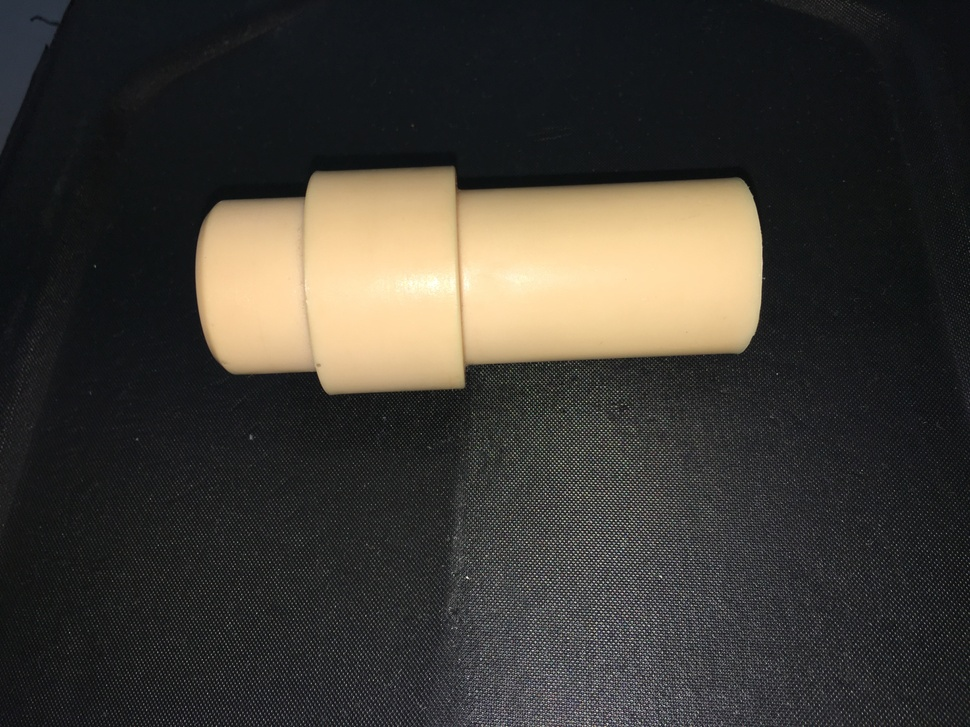
%> input picture ODI/6.JPG, 970 x 727 px, shrunk from 4032 x 3024 before the run
$ octave practica5.m   (GNU Octave 9; MATLAB toolbox functions it lacks are replaced by stand-ins)
%> lines starting %> are read from the running program, lines starting %| are printed output that depends on the picture; in (x1, y1, x2, y2) boxes, pixels count from 0 and x2, y2 are one past the last pixel; in counts of white or black regions, pixels touching at a corner belong together; the program's own positions count from 1
fol_path='/Users/5danalfaro/Documents/practicas_vc/practicasVC/ODI/';
file_path='6.JPG';
I =imread(strcat(fol_path,file_path));
%> I is the input picture: size 727x970x3 uint8; mean R, G, B 61.9, 58.6, 52.9
J=imadjust(I,stretchlim(I),[]);
%J=rgb2gray(J);
J=J(:,:,1);
%> J: size 727x970 uint8

J=imcomplement(J);
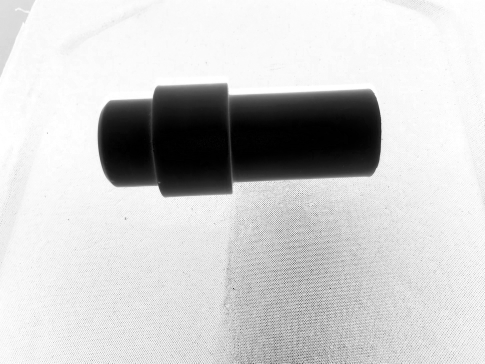
%> J: size 727x970 uint8 (shown at 1/2 size); min 0, max 255, mean 203.5

%J=rgb2gray(I);
figure;
imshow(J);

q_try=double(quantile(J(:),0.14));
%> q_try = 97
binarize=q_try/255;
%> binarize = 0.38
J=imbinarize(J,'adaptive','ForegroundPolarity','bright','Sensitivity',binarize);
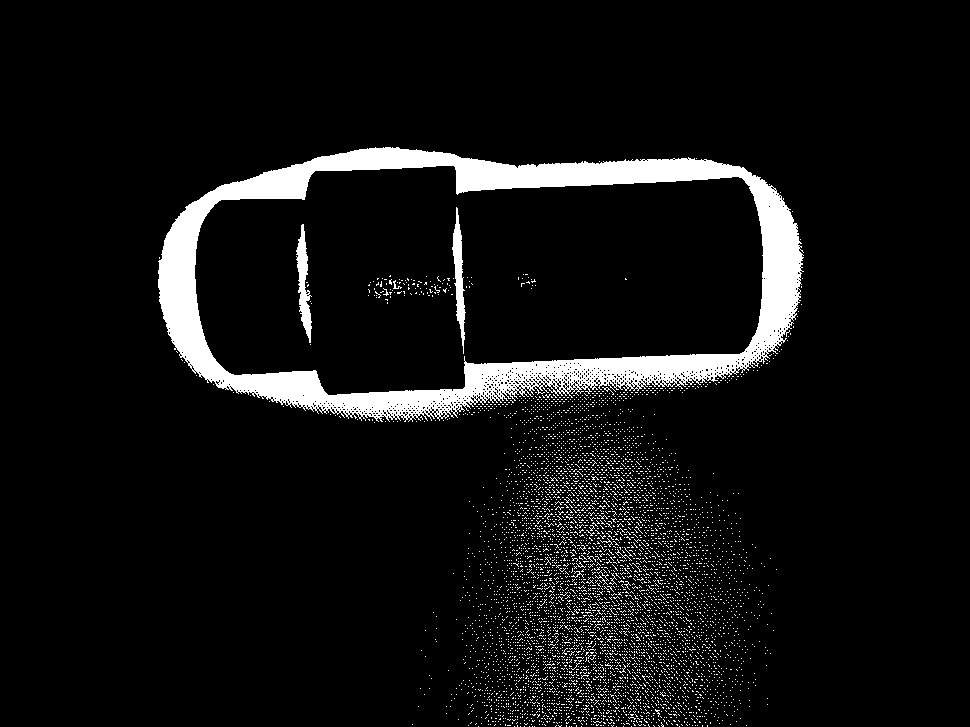
%> J: size 727x970 logical; 7.1% white; 5547 white regions (5536 under 20 px), largest, box (x1, y1, x2, y2) and area: (158, 147, 804, 422) 37250, (296, 224, 312, 343) 898, (452, 207, 466, 354) 897
%J=imcomplement(J);

figure;
imshow(J);

BW=edge(J,'canny');
%> BW: size 727x970 logical; 0.79% white in thin lines or dots, all inside (x1, y1, x2, y2) = (158, 147, 803, 726)
[B,L]=bwboundaries(BW);
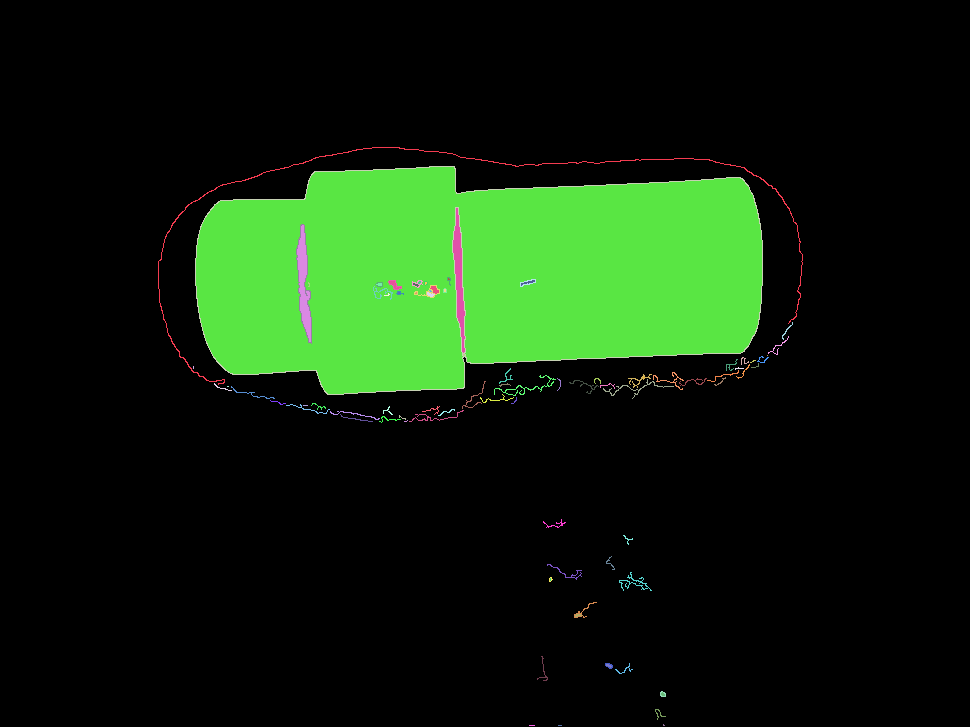
%> L: size 727x970 double; 96 distinct labels, from 0 to 95; one colour per label, 0 black
%> B = 95 boundaries; largest, box (x1, y1, x2, y2) and points: (158, 147, 803, 385) 1871, (196, 167, 762, 394) 1766, (195, 166, 763, 395) 1474, (453, 208, 465, 353) 290, (297, 225, 311, 342) 249
figure;
imshow(label2rgb(L,@jet,[.5,.5,.5]));

BW2=imfill(BW,'holes');
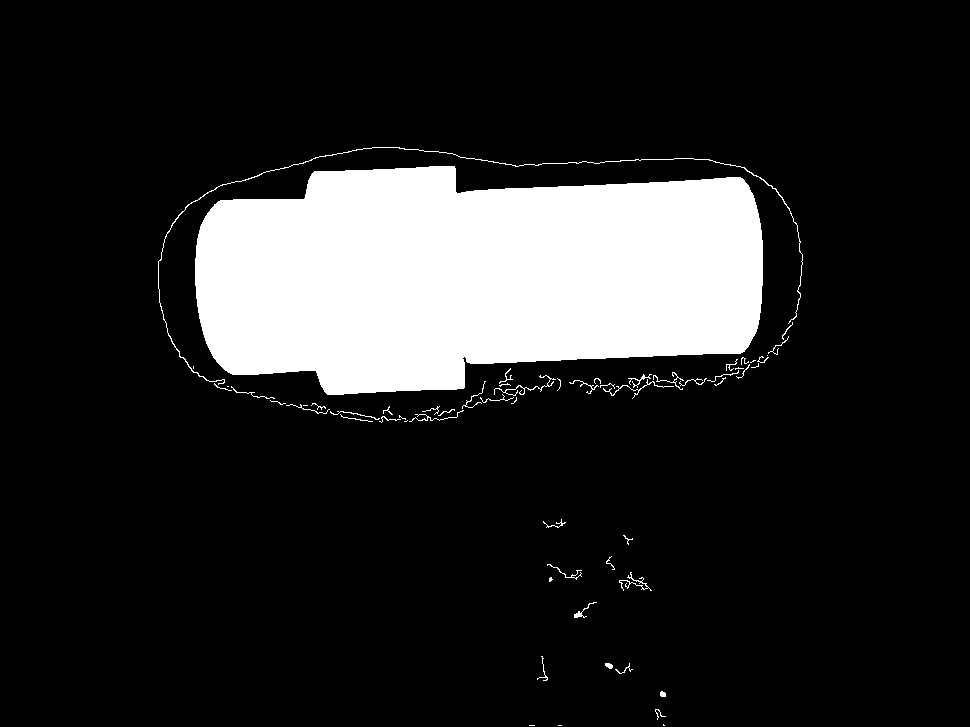
%> BW2: size 727x970 logical; 15.2% white; 60 white regions (18 under 20 px), largest, box (x1, y1, x2, y2) and area: (195, 166, 763, 395) 104115, (158, 147, 803, 385) 1079, (494, 375, 556, 396) 151
[B,L]=bwboundaries(BW2);
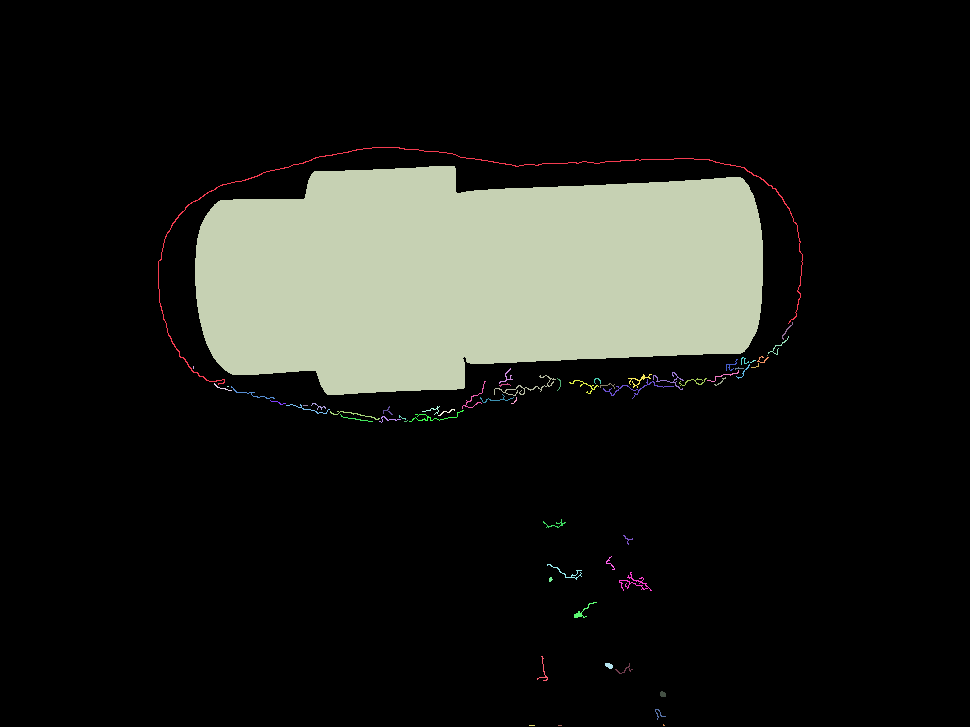
%> L: size 727x970 double; 61 distinct labels, from 0 to 60; one colour per label, 0 black
%> B = 60 boundaries; largest, box (x1, y1, x2, y2) and points: (158, 147, 803, 385) 1871, (195, 166, 763, 395) 1474, (494, 375, 556, 396) 238, (603, 379, 674, 399) 194, (619, 572, 652, 591) 186
figure;
imshow(label2rgb(L,@jet,[.5,.5,.5]));
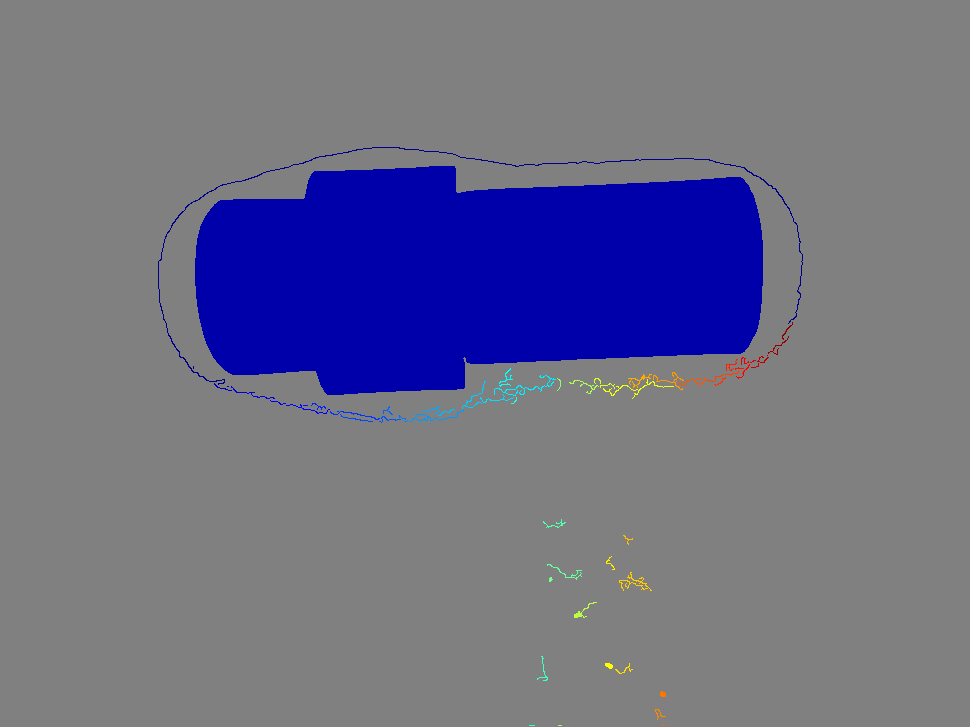
%> displayed picture: size 727x970x3, on the screen's scale of 0 to 255; mean R, G, B 108.9, 109, 134.2


%caract=regionprops(L,'all');

$ run again, with ODI/1.JPG copied over ODI/6.JPG
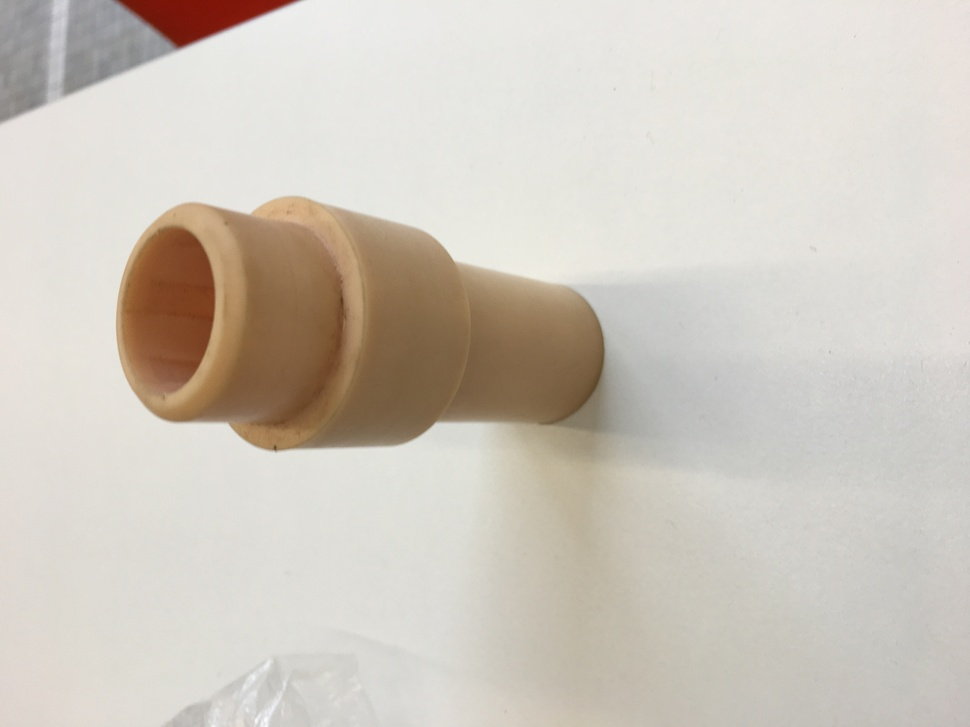
%> input picture ODI/1.JPG, 970 x 727 px, shrunk from 4032 x 3024 before the run
%> I is the input picture: size 727x970x3 uint8; mean R, G, B 206.9, 199.9, 190.2
%> q_try = 9
%> binarize = 0.0353
%> BW: size 727x970 logical; 3.1% white in thin lines or dots
%> `[B,L]=bwboundaries(BW);`: B = 1107 boundaries; largest, box (x1, y1, x2, y2) and points: (675, 1, 846, 100) 1218, (121, 224, 258, 423) 1117, (61, 1, 304, 96) 969, (888, 99, 932, 188) 716, (178, 202, 312, 248) 588
%> BW2: size 727x970 logical; 5.4% white; 661 white regions (267 under 20 px), largest, box (x1, y1, x2, y2) and area: (238, 407, 443, 452) 4055, (539, 287, 605, 426) 2391, (675, 1, 846, 100) 1018
%> `[B,L]=bwboundaries(BW2);`:
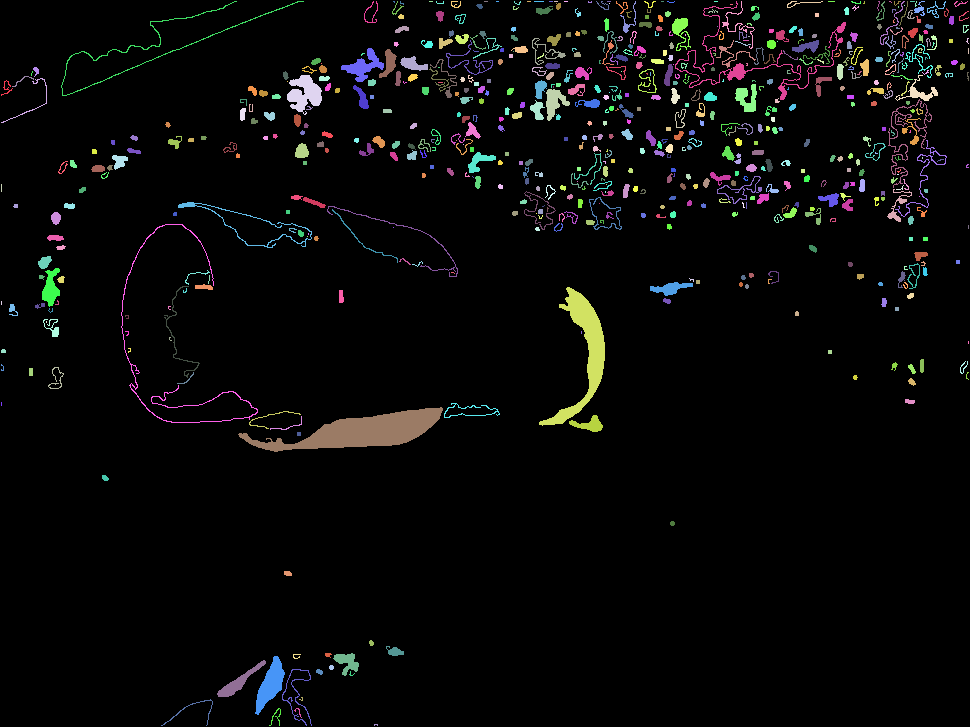
%> L: size 727x970 double; 662 distinct labels, from 0 to 661; one colour per label, 0 black
%> `[B,L]=bwboundaries(BW2);`: B = 661 boundaries; largest, box (x1, y1, x2, y2) and points: (675, 1, 846, 100) 1218, (121, 224, 258, 423) 1117, (61, 1, 304, 96) 969, (888, 99, 932, 188) 716, (178, 202, 312, 248) 588
%> `imshow(label2rgb(L,@jet,[.5,.5,.5]));`:
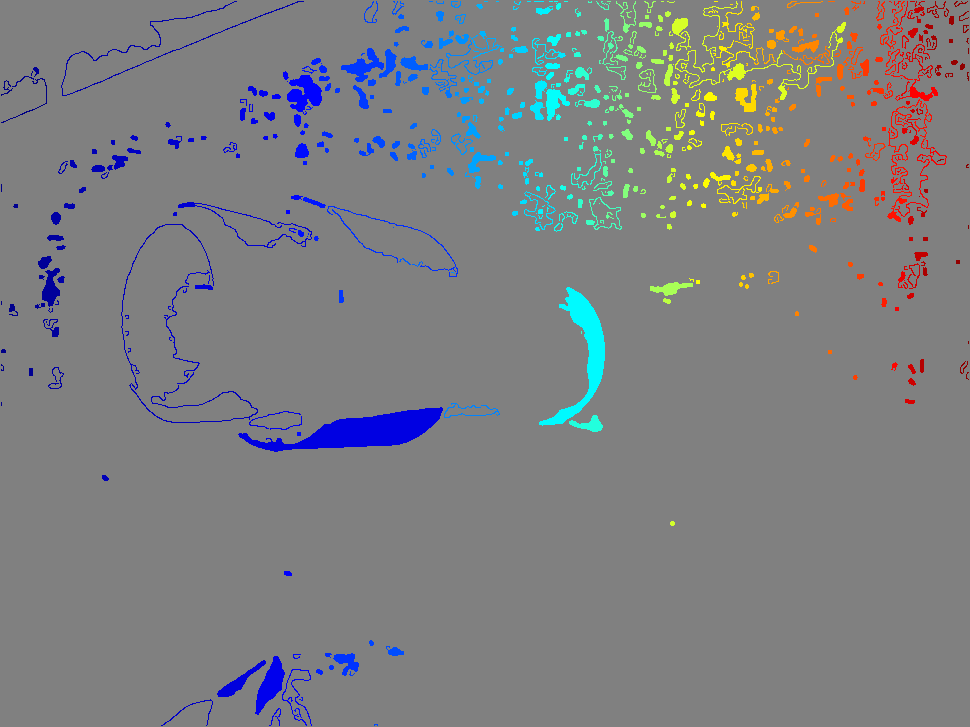
%> displayed picture: size 727x970x3, on the screen's scale of 0 to 255; mean R, G, B 125.6, 127.1, 129.5

$ run again, with ODI/2.JPG copied over ODI/6.JPG
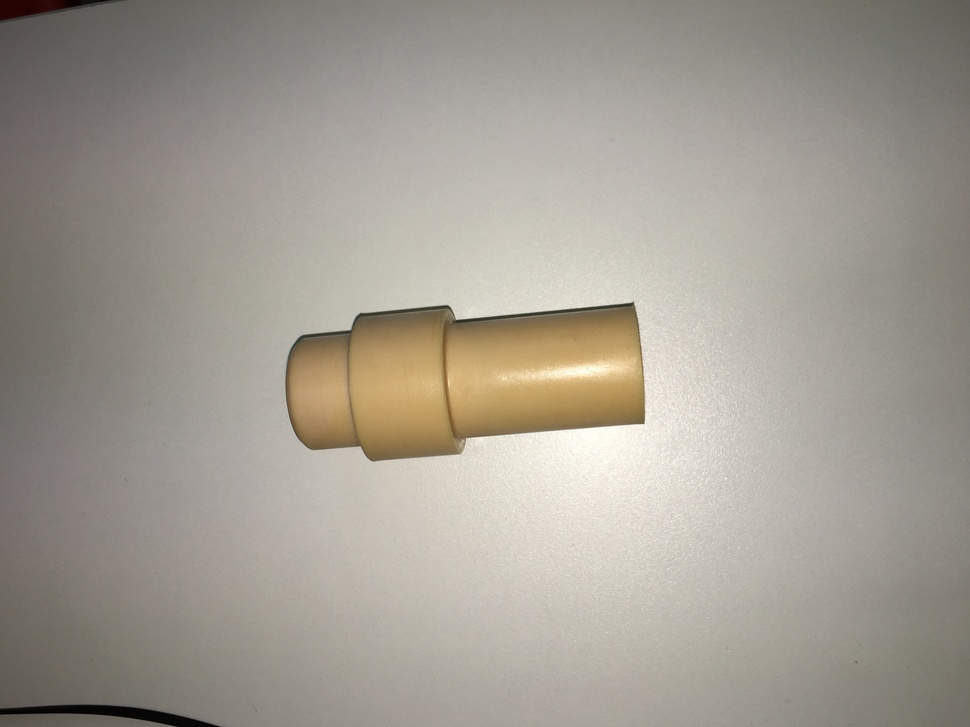
%> input picture ODI/2.JPG, 970 x 727 px, shrunk from 4032 x 3024 before the run
%> I is the input picture: size 727x970x3 uint8; mean R, G, B 162.1, 156.4, 146.5
%> q_try = 72
%> binarize = 0.282
%> BW: size 727x970 logical; 0.71% white in thin lines or dots, all inside (x1, y1, x2, y2) = (200, 301, 743, 726)
%> `[B,L]=bwboundaries(BW);`: B = 143 boundaries; largest, box (x1, y1, x2, y2) and points: (284, 301, 646, 462) 932, (285, 302, 645, 461) 924, (446, 338, 640, 418) 474, (447, 339, 639, 417) 467, (350, 334, 445, 434) 340
%> BW2: size 727x970 logical; 7% white; 66 white regions (10 under 20 px), largest, box (x1, y1, x2, y2) and area: (284, 301, 646, 462) 45563, (597, 495, 634, 534) 350, (516, 477, 558, 508) 267
%> `[B,L]=bwboundaries(BW2);`:
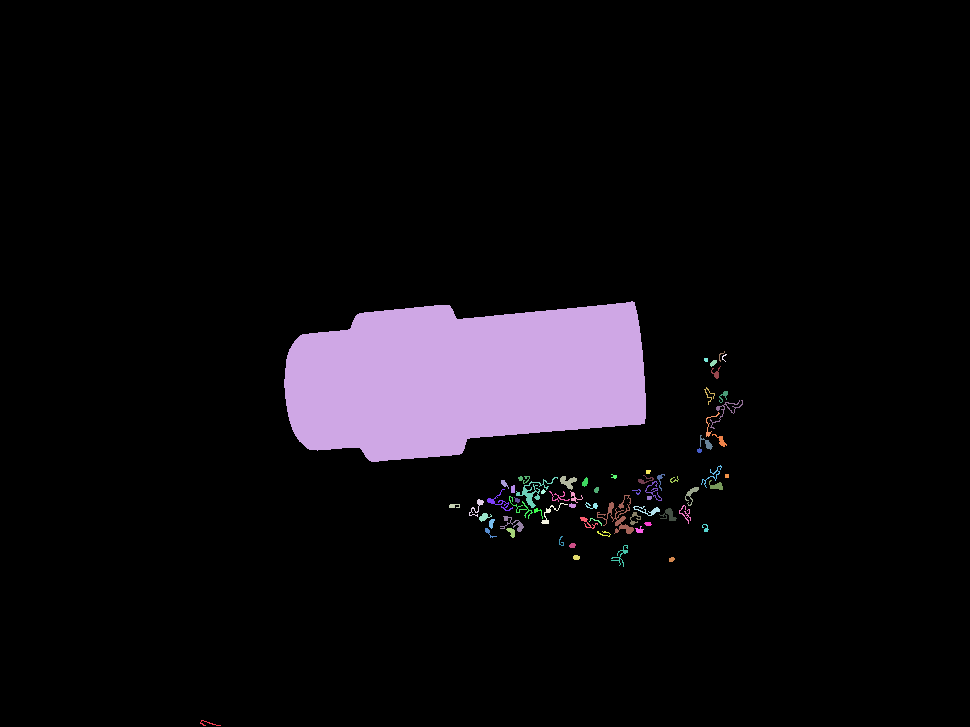
%> L: size 727x970 double; 67 distinct labels, from 0 to 66; one colour per label, 0 black
%> `[B,L]=bwboundaries(BW2);`: B = 66 boundaries; largest, box (x1, y1, x2, y2) and points: (284, 301, 646, 462) 932, (597, 495, 634, 534) 331, (516, 477, 558, 508) 237, (710, 400, 743, 429) 184, (509, 496, 533, 519) 138
%> `imshow(label2rgb(L,@jet,[.5,.5,.5]));`:
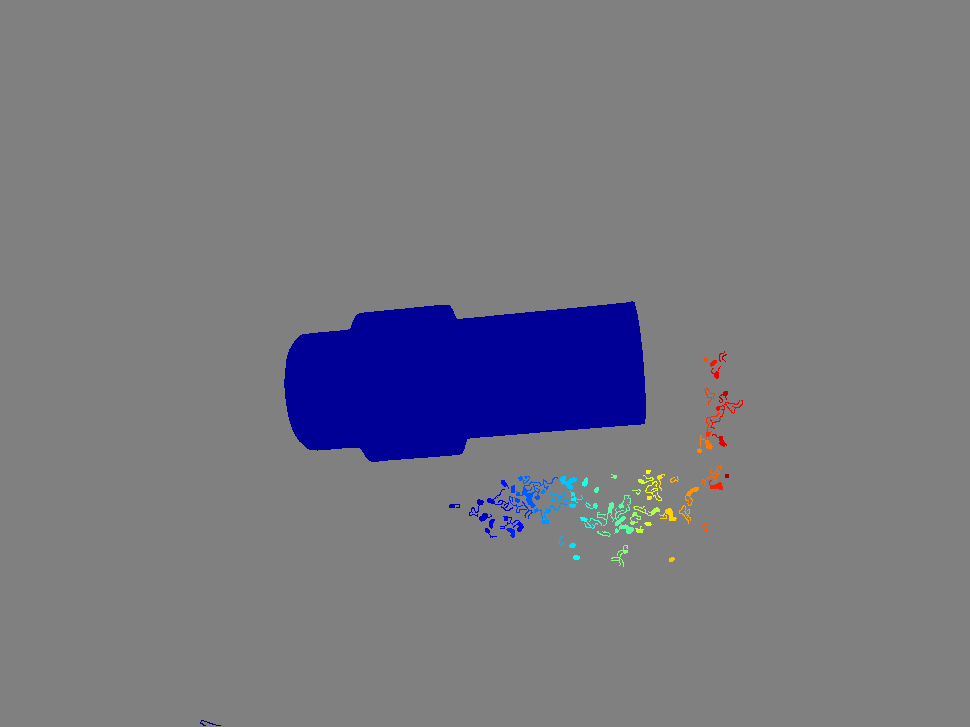
%> displayed picture: size 727x970x3, on the screen's scale of 0 to 255; mean R, G, B 119.6, 119.8, 129.5
